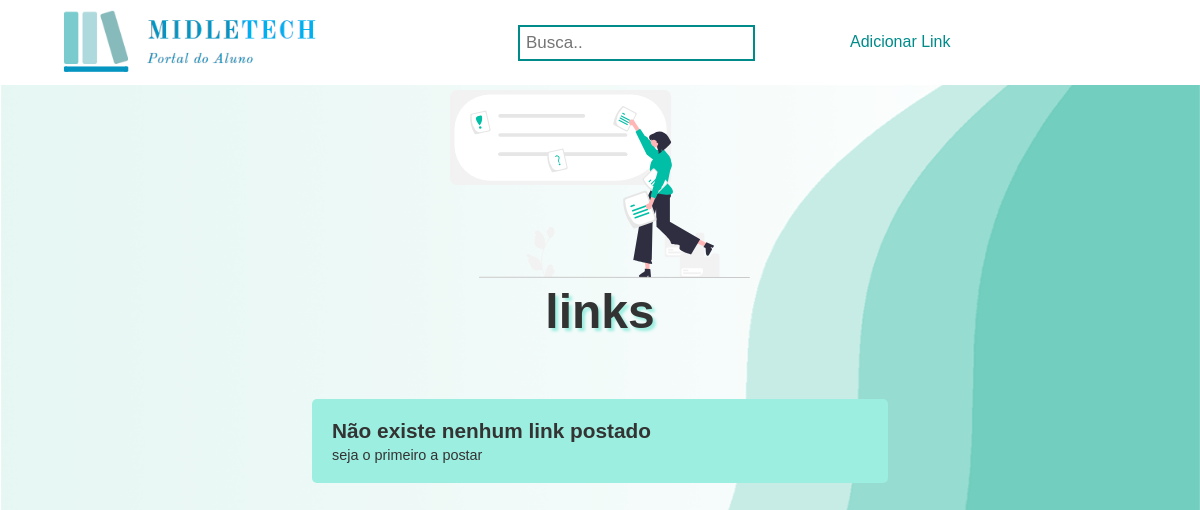
The app's page /material/links.php, older data.
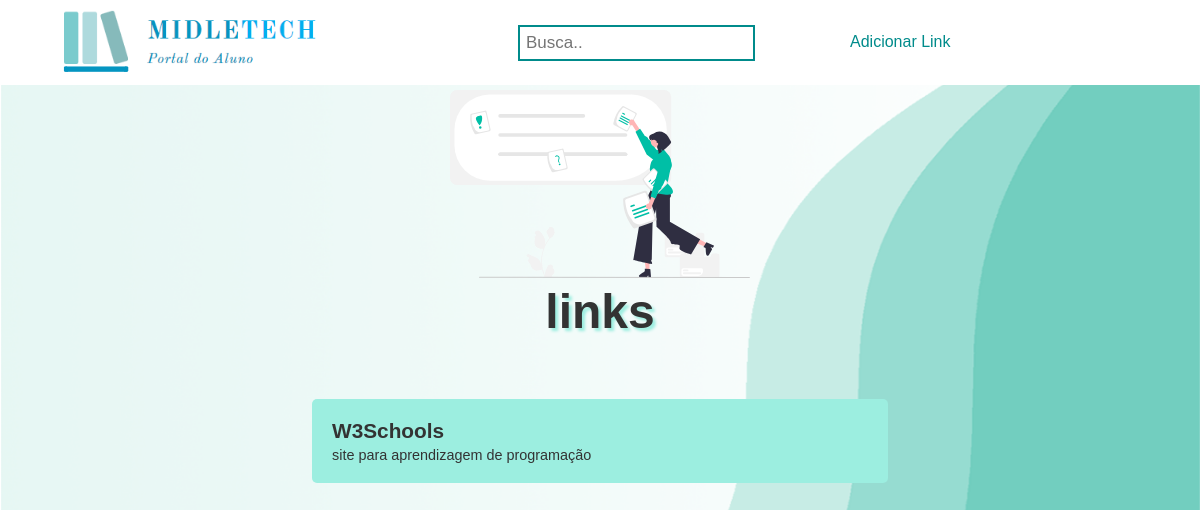
The same page, newer data.
### tables this page shows
CREATE TABLE `material` (
  `idmaterial` int(11) NOT NULL,
  `titulo` varchar(255) NOT NULL,
  `descricao` varchar(255) NOT NULL,
  `tipo` varchar(100) NOT NULL,
  `autor` varchar(255) NOT NULL,
  `assunto` varchar(100) NOT NULL,
  `avalicao` varchar(100) NOT NULL,
  `proprietario` int(11) NOT NULL,
  `endereco` varchar(255) NOT NULL
);

### material/links.php (the view, shortened to what this page needs)
<?php
$dbh = conexao::getConexao();
$query = "SELECT * FROM midletech.material where tipo = 'link';";
$statement = $dbh->query($query);
$material = $statement->rowCount();
?>
<!DOCTYPE html>
<html lang="pt-br">
<head>
    <link rel="stylesheet" href="../assets/css/boot.css">
    <link rel="stylesheet" href="../assets/css/style.css">
    <link rel="stylesheet" href="../assets/css/login.css">
    <link rel="stylesheet" href="../assets/css/cadastrocss.css">
</head>
<body>
    <header class="header_menu">
        <div class="div_menu">
            <a href="../index.php" class="logo"><img src="../assets/img/logo.png" alt="logo" class="logo_img"></a>
            <div class="topnav">
                <input type="text" placeholder="Busca..">
            </div>
            <nav class="nav_menu">
                <ul>
                    <li><a href="links_form.php">Adicionar Link</a></li>
                </ul>
            </nav>
        </div>
    </header>
    <section class="main_course">
        <header class="main_course_header">
            <img src="../assets/img/links_content.svg" alt="img" title="img">
            <h1 class="icon-books">links</h1>
        </header>
        <div class="main_course_content">
        <?php if ($material == "0"): ?>
                <article>
                    <a href="#">
                        <header>
                            <h2>Não existe nenhum link postado</h2>
                            <p>seja o primeiro a postar</p>
                        </header>
                    </a>
                </article>
            <?php else: ?>
                <?php while ($row = $statement->fetch()): ?>
                    <article>
                        <a href="<?php echo $row['8']; ?>">
                            <header>
                                <h2>
                                    <?php echo $row['1']; ?>
                                </h2>
                                <p>
                                    <?php echo $row['2']; ?>
                                </p>
                            </header>
                        </a>
                    </article>
                <?php endwhile; ?>
            <?php endif; ?>
        </div>
</body>
</html>

### assets/css/boot.css (style rules this page uses)
* { padding: 0; margin: 0; box-sizing: border-box; text-decoration: none; font-size: 1rem; font-family: 'Ubuntu', sans-serif; }

### assets/css/style.css (style rules this page uses)
.header_menu { width: 100%; background-color: #fff; background-attachment: fixed; }
.header_menu .div_menu { width: 100%; display: flex; justify-content: space-between; }
.header_menu .div_menu .nav_menu { display: flex; flex-basis: 30%; }
.logo_img { flex-basis: 330px; padding: 0 15px; width: 290px; }
.header_menu .div_menu .logo { flex-basis: auto; padding: 0 25px; margin: 10px 20px; display: flex; justify-content: space-between; }
.nav_menu ul { display: flex; justify-content: space-between; }
.header_menu .div_menu .nav_menu ul { display: flex; align-items: stretch; }
.header_menu .div_menu .nav_menu ul li { list-style: none; align-items: stretch; display: flex; }
.header_menu .div_menu .nav_menu ul li a { padding: 0 10px; display: flex; align-items: center; height: 100%; color: darkcyan; }
.main_course { width: 100%; }
.main_course_header { max-width: 780px; margin: 0 auto; text-align: center; color: #333; margin-bottom: 40px; }
.main_course_header img { width: 300px; margin-top: 5px; margin-bottom: 2px; }
.main_course_header h1 { font-size: 3em; margin-bottom: 10px; color: #333; }
.main_course_content { max-width: 1300px; margin: 0 auto; display: flex; flex-wrap: wrap; justify-content: space-around; margin-bottom: 40px; }
.main_course_content article { flex-basis: 48%; margin: 20px 0; background-color: #9ceee0; border-radius: 5px; -moz-border-radius: 5px; -webkit-border-radius: 5px; padding: 20px; }
.main_course_content article h2 { font-size: 1.3em; color: #333; margin-bottom: 4px; }
.main_course_content article p { font-size: 0.9em; color: #333; }
* { padding: 0; margin: 0; box-sizing: border-box; text-decoration: none; font-size: 1rem; font-family: 'Ubuntu', sans-serif; }
body { background-size: cover; background-image: url("../img/bg06.png"); color: black; background-repeat: no-repeat; width: 100%; }
.topnav { overflow: hidden; background-color: none; }
.topnav input[type=text] { float: right; padding: 6px; border: darkcyan solid 2px; margin-top: 25px; margin-right: 16px; font-size: 17px; }

### assets/css/cadastrocss.css (style rules this page uses)
h1 { font-family: Verdana, Geneva, Tahoma, sans-serif; text-shadow: 3px 3px 3px #9ceee0; }

Row changes from the older to the newer data that the page shows:
added material: titulo "W3Schools", descricao "site para aprendizagem de programação"
Text that changed along with them:
text no longer shown: "Não existe nenhum link postado seja o primeiro a postar"
